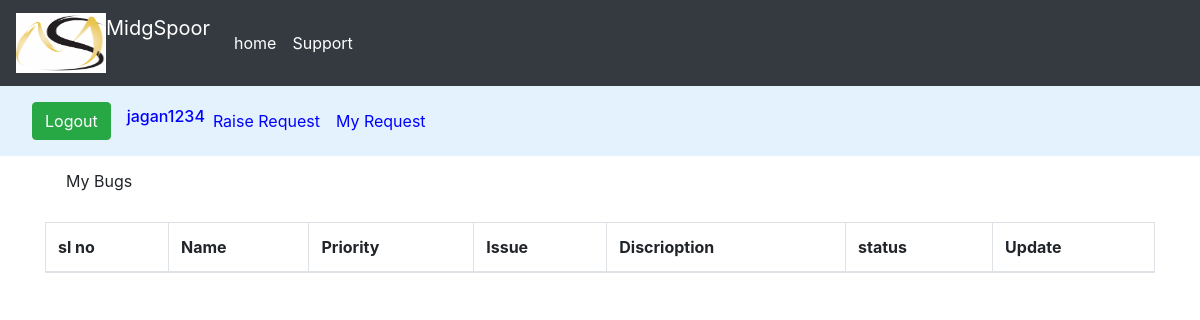
The page /my_bugs (signed in) on the database as committed earlier.
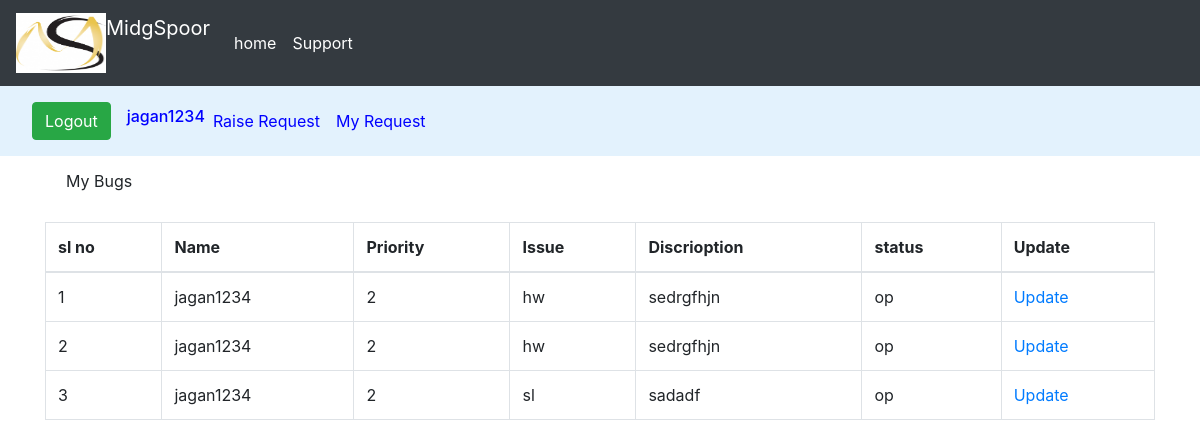
The same page on the database as committed later.
### tracktool/models.py (models this page shows, shortened)
class Bugs(models.Model):
    prioritychoice = (
        ('1', 'priority and important'),
        ('2', 'picked in resolved in 60 min time'),
        ('3', 'picked in 2 hrs'),
        ('4', 'picked in 12 hrs'),
        ('5', '24 hrs priority'),
    )
    issues=(('sl','software relate'),
            ('hw','hardware relate'),
            ('Nw','Network relate')
            )
    statschoice=(('op','open'),
                 ('as','assigned'),
                 ('INP','Inprogress'),
                 ('cl','closed'),
                 ('fw','changedepartment')
                 )
    name=models.ForeignKey(User,help_text= 'User raising  the request',on_delete=models.CASCADE)
    priority=models.CharField(max_length=2,help_text='1 is most prioritised',choices=prioritychoice)
    issue=models.CharField(max_length=50,help_text='select related',choices=issues)
    discription=models.TextField(max_length=300,help_text='elaberate the issue')
    status=models.CharField(max_length=3,help_text='status',choices=statschoice)
    attachments=models.ImageField(upload_to="images/",blank=True,null=True)
    last_modified = models.DateTimeField(auto_now_add=True)

### tracktool/views.py (the view)
# urls.py: path('my_bugs', views.my_bugs, name='my_bugs'),
def my_bugs(request):
    bugs = Bugs.objects.filter(name=request.user,)
    return render(request, 'bugtrack/my_bugs.html', context={'bugs': bugs,})

### templates/bugtrack/my_bugs.html
{% extends 'bugtrack/home.html' %}
{% block body %}
<div class="container">
    <div class="alert aiert-info ">My Bugs</div>
    <table class="table table-bordered">
        <thead>
        <tr>
            <th>sl no</th>
            <th>Name</th>
            <th>Priority</th>
            <th>Issue</th>
            <th>Discrioption</th>
            <th>status</th>
            <th>Update</th>
        </tr>
        </thead>
        <tbody>
        {% for bug in bugs %}
        <tr>
            <td>{{ forloop.counter }}</td>
            <td>{{ bug.name }}</td>
            <td>{{ bug.priority }}</td>
            <td>{{ bug.issue }}</td>
            <td>{{ bug.discription }}</td>
            <td>{{ bug.status }}</td>
            <td><a href="{% url 'tracktool_urls:update_request' bug.id %}">Update</a></td>
        </tr>
          {% endfor %}
        </tbody>
    </table>
</div>
{% endblock %}

Rows that differ between the two databases and show on the page:
added Bugs: name "jagan1234", priority "2", issue "hw", discription "sedrgfhjn", status "op"
added Bugs: name "jagan1234", priority "2", issue "hw", discription "sedrgfhjn", status "op"
added Bugs: name "jagan1234", priority "2", issue "sl", discription "sadadf", status "op"
